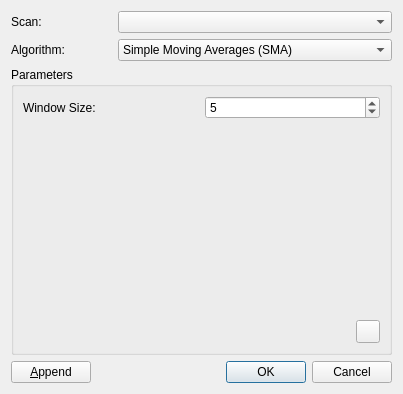
<?xml version="1.0" encoding="UTF-8"?>
<ui version="4.0">
 <class>ScanSmoothDialog</class>
 <widget class="QDialog" name="ScanSmoothDialog">
  <property name="geometry">
   <rect>
    <x>0</x>
    <y>0</y>
    <width>403</width>
    <height>394</height>
   </rect>
  </property>
  <property name="windowTitle">
   <string>Dialog</string>
  </property>
  <layout class="QGridLayout" name="gridLayout_2">
   <item row="0" column="0">
    <widget class="QLabel" name="label">
     <property name="text">
      <string>Scan:</string>
     </property>
    </widget>
   </item>
   <item row="0" column="1">
    <widget class="QComboBox" name="comboBoxScan"/>
   </item>
   <item row="1" column="0">
    <widget class="QLabel" name="label_4">
     <property name="text">
      <string>Algorithm:</string>
     </property>
    </widget>
   </item>
   <item row="1" column="1">
    <widget class="QComboBox" name="comboBoxAlgo">
     <item>
      <property name="text">
       <string>Simple Moving Averages (SMA)</string>
      </property>
     </item>
     <item>
      <property name="text">
       <string>Exponential Moving Averages (EMA)</string>
      </property>
     </item>
     <item>
      <property name="text">
       <string>Linear Regression Moving Averages (LRMA)</string>
      </property>
     </item>
     <item>
      <property name="text">
       <string>Discrete Cosine Transform (DCT)</string>
      </property>
     </item>
    </widget>
   </item>
   <item row="2" column="0" colspan="2">
    <widget class="QGroupBox" name="groupBox">
     <property name="title">
      <string>Parameters</string>
     </property>
     <layout class="QVBoxLayout" name="verticalLayout">
      <property name="leftMargin">
       <number>0</number>
      </property>
      <property name="topMargin">
       <number>0</number>
      </property>
      <property name="rightMargin">
       <number>0</number>
      </property>
      <property name="bottomMargin">
       <number>0</number>
      </property>
      <item>
       <widget class="QStackedWidget" name="stackedWidgetParams">
        <property name="currentIndex">
         <number>0</number>
        </property>
        <widget class="QWidget" name="page">
         <layout class="QGridLayout" name="gridLayout">
          <item row="1" column="0" colspan="2">
           <spacer name="verticalSpacer">
            <property name="orientation">
             <enum>Qt::Vertical</enum>
            </property>
            <property name="sizeHint" stdset="0">
             <size>
              <width>258</width>
              <height>65</height>
             </size>
            </property>
           </spacer>
          </item>
          <item row="2" column="0" colspan="2">
           <layout class="QHBoxLayout" name="horizontalLayout_3">
            <item>
             <spacer name="horizontalSpacer_3">
              <property name="orientation">
               <enum>Qt::Horizontal</enum>
              </property>
              <property name="sizeHint" stdset="0">
               <size>
                <width>40</width>
                <height>20</height>
               </size>
              </property>
             </spacer>
            </item>
            <item>
             <widget class="QToolButton" name="toolButtonResetSma">
              <property name="icon">
               <iconset theme="profex-undo"/>
              </property>
             </widget>
            </item>
           </layout>
          </item>
          <item row="0" column="1">
           <widget class="QSpinBox" name="spinBoxSmaWindow">
            <property name="toolTip">
             <string>&lt;html&gt;&lt;head/&gt;&lt;body&gt;&lt;p&gt;Number of data points to be averaged.&lt;/p&gt;&lt;p&gt;Larger windows generate smoother data, but result in increased peak distortions.&lt;/p&gt;&lt;p&gt;A value of 1 preserves the original data.&lt;/p&gt;&lt;/body&gt;&lt;/html&gt;</string>
            </property>
            <property name="minimum">
             <number>1</number>
            </property>
            <property name="maximum">
             <number>999</number>
            </property>
            <property name="singleStep">
             <number>2</number>
            </property>
            <property name="value">
             <number>5</number>
            </property>
           </widget>
          </item>
          <item row="0" column="0">
           <widget class="QLabel" name="label_3">
            <property name="text">
             <string>Window Size:</string>
            </property>
           </widget>
          </item>
         </layout>
        </widget>
        <widget class="QWidget" name="page_2">
         <layout class="QGridLayout" name="gridLayout_3">
          <item row="1" column="0" colspan="2">
           <spacer name="verticalSpacer_2">
            <property name="orientation">
             <enum>Qt::Vertical</enum>
            </property>
            <property name="sizeHint" stdset="0">
             <size>
              <width>20</width>
              <height>104</height>
             </size>
            </property>
           </spacer>
          </item>
          <item row="2" column="0" colspan="2">
           <layout class="QHBoxLayout" name="horizontalLayout_2">
            <item>
             <spacer name="horizontalSpacer_2">
              <property name="orientation">
               <enum>Qt::Horizontal</enum>
              </property>
              <property name="sizeHint" stdset="0">
               <size>
                <width>40</width>
                <height>20</height>
               </size>
              </property>
             </spacer>
            </item>
            <item>
             <widget class="QToolButton" name="toolButtonResetEma">
              <property name="icon">
               <iconset theme="profex-undo"/>
              </property>
             </widget>
            </item>
           </layout>
          </item>
          <item row="0" column="0">
           <widget class="QLabel" name="label_6">
            <property name="text">
             <string>Window Size:</string>
            </property>
           </widget>
          </item>
          <item row="0" column="1">
           <widget class="QDoubleSpinBox" name="spinBoxEmaWindow">
            <property name="toolTip">
             <string>&lt;html&gt;&lt;head/&gt;&lt;body&gt;&lt;p&gt;Weighing of the smoothed data.&lt;/p&gt;&lt;p&gt;A value of 0.0 preserves the original data.&lt;/p&gt;&lt;/body&gt;&lt;/html&gt;</string>
            </property>
            <property name="decimals">
             <number>4</number>
            </property>
            <property name="minimum">
             <double>0.000000000000000</double>
            </property>
            <property name="maximum">
             <double>1.000000000000000</double>
            </property>
            <property name="singleStep">
             <double>0.010000000000000</double>
            </property>
            <property name="value">
             <double>0.100000000000000</double>
            </property>
           </widget>
          </item>
         </layout>
        </widget>
        <widget class="QWidget" name="page_3">
         <layout class="QGridLayout" name="gridLayout_4">
          <item row="0" column="0">
           <widget class="QLabel" name="label_2">
            <property name="text">
             <string>Window Size:</string>
            </property>
           </widget>
          </item>
          <item row="0" column="1">
           <widget class="QSpinBox" name="spinBoxLrmaWindow">
            <property name="toolTip">
             <string>&lt;html&gt;&lt;head/&gt;&lt;body&gt;&lt;p&gt;Number of data points to be averaged.&lt;/p&gt;&lt;p&gt;Larger windows generate smoother data, but result in increased peak distortions.&lt;/p&gt;&lt;p&gt;A value of 1 preserves the original data.&lt;/p&gt;&lt;/body&gt;&lt;/html&gt;</string>
            </property>
            <property name="minimum">
             <number>1</number>
            </property>
            <property name="maximum">
             <number>999</number>
            </property>
            <property name="singleStep">
             <number>2</number>
            </property>
            <property name="value">
             <number>5</number>
            </property>
           </widget>
          </item>
          <item row="1" column="0" colspan="2">
           <spacer name="verticalSpacer_3">
            <property name="orientation">
             <enum>Qt::Vertical</enum>
            </property>
            <property name="sizeHint" stdset="0">
             <size>
              <width>20</width>
              <height>40</height>
             </size>
            </property>
           </spacer>
          </item>
          <item row="2" column="0" colspan="2">
           <layout class="QHBoxLayout" name="horizontalLayout_4">
            <item>
             <spacer name="horizontalSpacer_4">
              <property name="orientation">
               <enum>Qt::Horizontal</enum>
              </property>
              <property name="sizeHint" stdset="0">
               <size>
                <width>40</width>
                <height>20</height>
               </size>
              </property>
             </spacer>
            </item>
            <item>
             <widget class="QToolButton" name="toolButtonResetLrma">
              <property name="icon">
               <iconset theme="profex-undo"/>
              </property>
             </widget>
            </item>
           </layout>
          </item>
         </layout>
        </widget>
        <widget class="QWidget" name="page_4">
         <layout class="QVBoxLayout" name="verticalLayout_3">
          <item>
           <layout class="QGridLayout" name="gridLayout_6">
            <item row="0" column="0">
             <widget class="QLabel" name="label_5">
              <property name="text">
               <string>Window Size:</string>
              </property>
             </widget>
            </item>
            <item row="0" column="1">
             <widget class="QSpinBox" name="spinBoxDCTWindow">
              <property name="toolTip">
               <string>&lt;html&gt;&lt;head/&gt;&lt;body&gt;&lt;p&gt;The size of the segments in which the data is processed.&lt;/p&gt;&lt;p&gt;The window must be large enough to contain the frequency of the noise to be removed.&lt;/p&gt;&lt;/body&gt;&lt;/html&gt;</string>
              </property>
              <property name="minimum">
               <number>2</number>
              </property>
              <property name="maximum">
               <number>9999</number>
              </property>
             </widget>
            </item>
            <item row="1" column="0">
             <widget class="QLabel" name="label_7">
              <property name="text">
               <string>Overlap:</string>
              </property>
             </widget>
            </item>
            <item row="1" column="1">
             <widget class="QSpinBox" name="spinBoxDCTOverlap">
              <property name="toolTip">
               <string>&lt;html&gt;&lt;head/&gt;&lt;body&gt;&lt;p&gt;Overlap of the windows.&lt;/p&gt;&lt;p&gt;Increase the overlap to eliminate artefacts next to high peaks.&lt;/p&gt;&lt;/body&gt;&lt;/html&gt;</string>
              </property>
              <property name="maximum">
               <number>9999</number>
              </property>
             </widget>
            </item>
           </layout>
          </item>
          <item>
           <widget class="QLabel" name="label_8">
            <property name="text">
             <string>DCT Coefficients:</string>
            </property>
           </widget>
          </item>
          <item>
           <layout class="QHBoxLayout" name="horizontalLayout_5">
            <item>
             <widget class="QTreeWidget" name="treeWidgetDct">
              <column>
               <property name="text">
                <string>#</string>
               </property>
              </column>
              <column>
               <property name="text">
                <string>Periodicity</string>
               </property>
              </column>
             </widget>
            </item>
            <item>
             <layout class="QVBoxLayout" name="verticalLayout_2">
              <item>
               <widget class="QSlider" name="verticalSliderDCTcoefficients">
                <property name="toolTip">
                 <string>&lt;html&gt;&lt;head/&gt;&lt;body&gt;&lt;p&gt;Quick access to select all DCT coefficients from 1 to n.&lt;/p&gt;&lt;/body&gt;&lt;/html&gt;</string>
                </property>
                <property name="minimum">
                 <number>1</number>
                </property>
                <property name="orientation">
                 <enum>Qt::Vertical</enum>
                </property>
                <property name="invertedAppearance">
                 <bool>true</bool>
                </property>
                <property name="tickPosition">
                 <enum>QSlider::TicksBelow</enum>
                </property>
               </widget>
              </item>
              <item>
               <widget class="QToolButton" name="toolButton">
                <property name="text">
                 <string>...</string>
                </property>
                <property name="icon">
                 <iconset theme="profex-undo"/>
                </property>
               </widget>
              </item>
             </layout>
            </item>
           </layout>
          </item>
         </layout>
        </widget>
       </widget>
      </item>
     </layout>
    </widget>
   </item>
   <item row="3" column="0" colspan="2">
    <layout class="QHBoxLayout" name="horizontalLayout">
     <item>
      <widget class="QPushButton" name="pushButtonAppend">
       <property name="text">
        <string>&amp;Append</string>
       </property>
      </widget>
     </item>
     <item>
      <widget class="QDialogButtonBox" name="buttonBox">
       <property name="standardButtons">
        <set>QDialogButtonBox::Cancel|QDialogButtonBox::Ok</set>
       </property>
      </widget>
     </item>
    </layout>
   </item>
  </layout>
 </widget>
 <tabstops>
  <tabstop>comboBoxScan</tabstop>
  <tabstop>comboBoxAlgo</tabstop>
  <tabstop>spinBoxSmaWindow</tabstop>
  <tabstop>toolButtonResetSma</tabstop>
  <tabstop>pushButtonAppend</tabstop>
  <tabstop>toolButtonResetEma</tabstop>
  <tabstop>spinBoxEmaWindow</tabstop>
  <tabstop>spinBoxLrmaWindow</tabstop>
  <tabstop>toolButtonResetLrma</tabstop>
 </tabstops>
 <resources/>
 <connections>
  <connection>
   <sender>toolButtonResetSma</sender>
   <signal>clicked()</signal>
   <receiver>ScanSmoothDialog</receiver>
   <slot>resetSma()</slot>
   <hints>
    <hint type="sourcelabel">
     <x>380</x>
     <y>226</y>
    </hint>
    <hint type="destinationlabel">
     <x>185</x>
     <y>140</y>
    </hint>
   </hints>
  </connection>
  <connection>
   <sender>toolButtonResetEma</sender>
   <signal>clicked()</signal>
   <receiver>ScanSmoothDialog</receiver>
   <slot>resetEma()</slot>
   <hints>
    <hint type="sourcelabel">
     <x>380</x>
     <y>226</y>
    </hint>
    <hint type="destinationlabel">
     <x>185</x>
     <y>140</y>
    </hint>
   </hints>
  </connection>
  <connection>
   <sender>toolButtonResetLrma</sender>
   <signal>clicked()</signal>
   <receiver>ScanSmoothDialog</receiver>
   <slot>resetLrma()</slot>
   <hints>
    <hint type="sourcelabel">
     <x>380</x>
     <y>226</y>
    </hint>
    <hint type="destinationlabel">
     <x>185</x>
     <y>140</y>
    </hint>
   </hints>
  </connection>
  <connection>
   <sender>buttonBox</sender>
   <signal>accepted()</signal>
   <receiver>ScanSmoothDialog</receiver>
   <slot>closeAndAccept()</slot>
   <hints>
    <hint type="sourcelabel">
     <x>244</x>
     <y>258</y>
    </hint>
    <hint type="destinationlabel">
     <x>201</x>
     <y>140</y>
    </hint>
   </hints>
  </connection>
  <connection>
   <sender>buttonBox</sender>
   <signal>rejected()</signal>
   <receiver>ScanSmoothDialog</receiver>
   <slot>closeAndReject()</slot>
   <hints>
    <hint type="sourcelabel">
     <x>244</x>
     <y>258</y>
    </hint>
    <hint type="destinationlabel">
     <x>201</x>
     <y>140</y>
    </hint>
   </hints>
  </connection>
  <connection>
   <sender>pushButtonAppend</sender>
   <signal>clicked()</signal>
   <receiver>ScanSmoothDialog</receiver>
   <slot>append()</slot>
   <hints>
    <hint type="sourcelabel">
     <x>49</x>
     <y>258</y>
    </hint>
    <hint type="destinationlabel">
     <x>201</x>
     <y>140</y>
    </hint>
   </hints>
  </connection>
  <connection>
   <sender>toolButton</sender>
   <signal>clicked()</signal>
   <receiver>ScanSmoothDialog</receiver>
   <slot>resetDct()</slot>
   <hints>
    <hint type="sourcelabel">
     <x>370</x>
     <y>220</y>
    </hint>
    <hint type="destinationlabel">
     <x>401</x>
     <y>221</y>
    </hint>
   </hints>
  </connection>
 </connections>
 <slots>
  <slot>append()</slot>
  <slot>closeAndAccept()</slot>
  <slot>closeAndReject()</slot>
  <slot>resetSma()</slot>
  <slot>resetEma()</slot>
  <slot>resetLrma()</slot>
  <slot>resetDct()</slot>
 </slots>
</ui>
